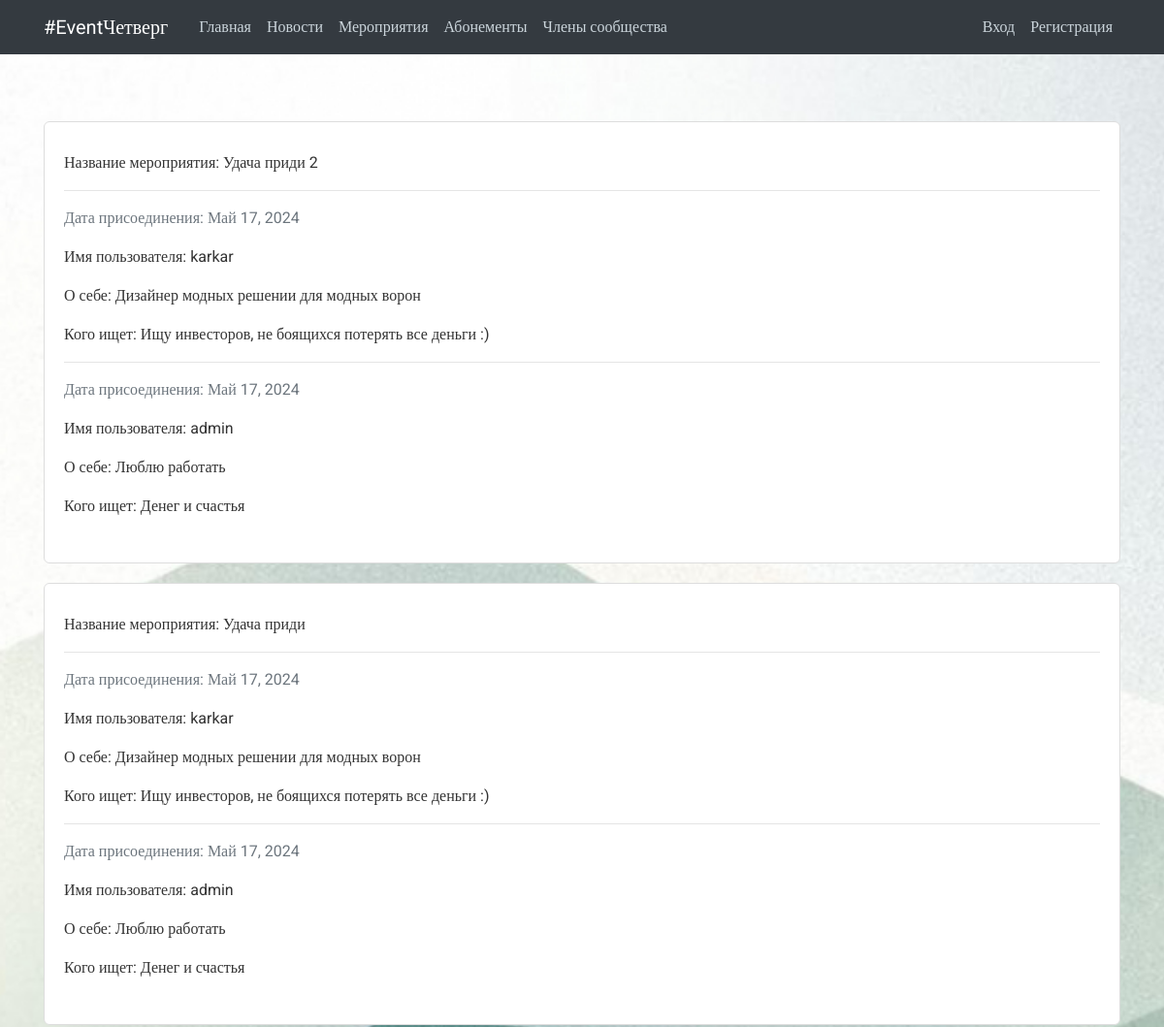
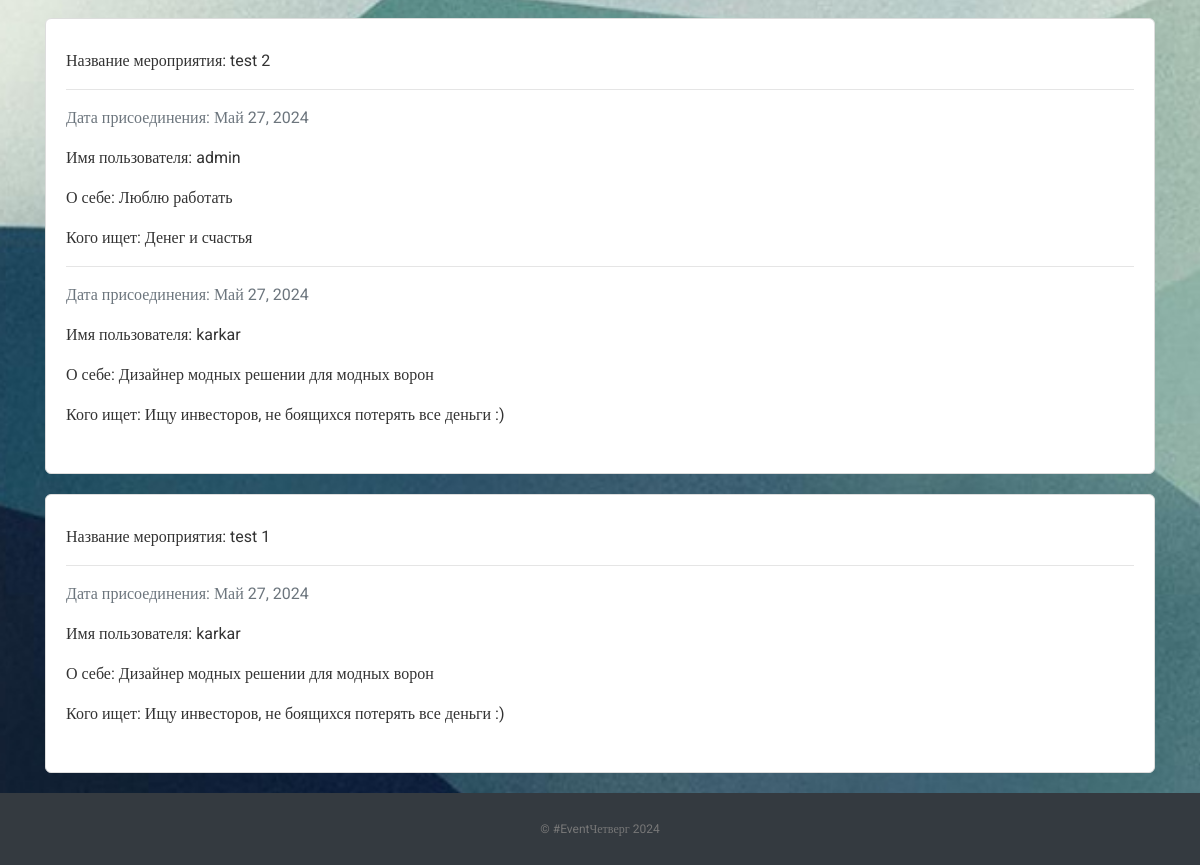
Page /view_event_members/ on the committed database (2 pictures, top to bottom).
### vkr/models.py (models this page shows, shortened)
class Event (models.Model):
    title = models.CharField(max_length=100)
    content = models.TextField()
    date_posted = models.DateTimeField(default=timezone.now)
    is_active = models.BooleanField(default=True)
    event_date = models.DateTimeField(default=timezone.now)
    event_price = models.IntegerField(default=1000)

class EventMembers(models.Model):
    id = models.IntegerField(primary_key=True)
    event = models.IntegerField(default=1,blank=True, null=True)
    enjoy_date = models.DateTimeField(default=timezone.now)
    user_prof = models.ForeignKey(
        User,
        blank=True,
        null=True,
        on_delete=models.CASCADE
    )

### users/models.py (models this page shows, shortened)
class Profile(models.Model):
    user = models.OneToOneField(User, on_delete=models.CASCADE)
    image = models.ImageField(default='default.jpg', upload_to='profile_pics')
    about_me = models.TextField(null=True)
    looking_for = models.TextField(null=True)

### vkr/views.py (the view)
# urls.py: path('view_event_members/', views.view_event_members, name='vkr-view_event_members'),
def view_event_members(request):
    members = EventMembers.objects.all().order_by('enjoy_date')
    event_pack = {}
    for el in members:
        event_pack[el.event] = {
            'title': Event.objects.get(id=el.event).title,
            'data': []
            }
    for el in members:
        try:
            event_pack[el.event]['data'].append({
                'event_id': el.event,
                'enjoy_date': el.enjoy_date,
                'event_name': Event.objects.get(id=el.event).title,
                'event_member': el.user_prof.username,
                'user_prof': el.user_prof,
            })
        except:
            print("error ------------------ error")
    return render(request, 'vkr/event_members.html', {'event_pack': event_pack})

### vkr/templates/vkr/event_members.html
{% extends "vkr/base.html" %}
{% block content %}
{% if event_pack %}
    {% for event_id, event in event_pack.items %}
    <article class="media content-section">
    <div class="media-body">
        <p>Название мероприятия: {{ event.title }}</p>
        {% for el in event.data %}
        <hr>
        <p class="text-muted">
            Дата присоединения: {{ el.enjoy_date|date:"F d, Y" }}
        </p>
        <p>Имя пользователя: {{ el.event_member }}</p>
        <p>О себе: {{ el.user_prof.profile.about_me }}</p>
        <p>Кого ищет: {{ el.user_prof.profile.looking_for }}</p>
        {% endfor %}
    </div>
    </article>
    {% endfor %}
{% else %}
<article class="media content-section">В данный момент нет записей </article>
{% endif %}
{% endblock content %}

### static/main.css (style rules this page uses)
body, html { width:100%; height:100% }
body { margin:0; padding:0; background: #fafafa; color: #333333; margin-top: 5rem; font-family:Roboto; background-image: url("./images/bg.jpg"); background-repeat: no-repeat; background-size: cover; background-attachment: fixed; }
.content-section { background: #ffffff; padding: 30px 20px; border: 1px solid #dddddd; border-radius: 6px; margin: 20px auto; }

### rows in the picture
Event: title "Удача приди 2"
Event: title "Удача приди"
Event: title "test 2"
Event: title "test 1"

### other values in the picture
{{ el.enjoy_date|date:"F d, Y" }} "Май 17, 2024"
{{ el.event_member }} "karkar"
{{ el.user_prof.profile.about_me }} "Дизайнер модных решении для модных ворон"
{{ el.user_prof.profile.looking_for }} "Ищу инвесторов, не боящихся потерять все деньги :)"
{{ el.event_member }} "admin"
{{ el.user_prof.profile.about_me }} "Люблю работать"
{{ el.user_prof.profile.looking_for }} "Денег и счастья"
{{ el.enjoy_date|date:"F d, Y" }} "Май 27, 2024"
